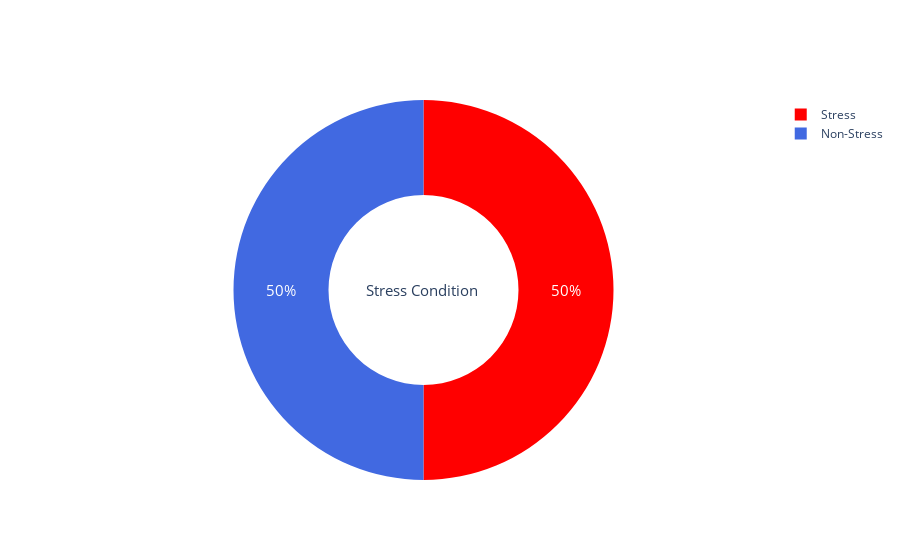

Write notebook code for a chart like this one.
### Code cell
labels = ['Stress','Non-Stress']
values = balanced_df['label'].value_counts()
colors = ['red', 'royalblue','green','yellow','pink','grey']
fig = go.Figure(data=[go.Pie(labels=labels, values=values, hole=.5)])
fig.update_traces(hoverinfo='label+value',textfont_size=15,marker=dict(colors=colors))
fig.update_layout(annotations=[dict(text='Stress Condition ', 
                                    x=0.50, y=0.5, font_size=15, 
                                    showarrow=False)])
fig.show()

### Figure 1 — Plotly figure (JSON) as saved in the notebook; plotly's stock layout.template omitted (floating-point values rounded to 4 significant figures)
{"data": [{"hole": 0.5, "hoverinfo": "label+value", "labels": ["Stress", "Non-Stress"], "marker": {"colors": ["red", "royalblue", "green", "yellow", "pink", "grey"]}, "textfont": {"size": 15}, "type": "pie", "values": [541, 541]}], "layout": {"annotations": [{"font": {"size": 15}, "showarrow": false, "text": "Stress Condition ", "x": 0.5, "y": 0.5}], "autosize": true}}
